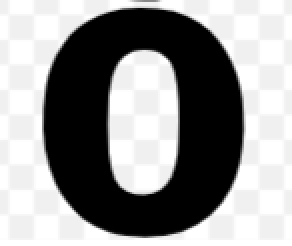
#> input picture Handwritten_Digit_Recognizer/pictures/correct_predictions/second set 0.png, 146 x 123 px (shown 2 times larger)
$ python -i preprocessing.py   (imports and definitions only)
#> lines starting #> are read from the running program, lines starting #| are printed output that depends on the picture; after the words box and inside, x2 and y2 are one past the last pixel; in counts of white or black regions, pixels touching at a corner belong together
from PIL import Image
import numpy as np
import cv2

def preprocess_image(image_file):
    """
    Loads the image file, resizes it to 28x28 pixels,
    converts it to grayscale, and normalizes pixel values.
    """
    print(f"Loading image: {image_file}")
    img = Image.open(image_file).convert('L')
    img = img.resize((28, 28), Image.Resampling.LANCZOS)
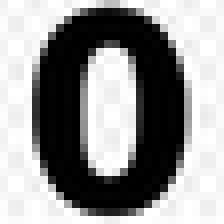
#> img: PIL image 28x28 L (shown 8 times larger); min 0, max 255, mean 148.8
    print("Image loaded and resized to 28x28 pixels.")

    img_array = np.array(img)
    thresh = cv2.adaptiveThreshold(img_array, 255, cv2.ADAPTIVE_THRESH_MEAN_C, cv2.THRESH_BINARY, 15, -2)
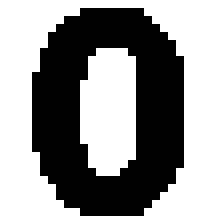
#> thresh: shape (28, 28) (shown 8 times larger); 58.8% white; 1 black region, box (x1, y1, x2, y2) and area: (4, 1, 23, 27) 323
    img = Image.fromarray(thresh)

    img_array = np.array(img)
    img_array = img_array / 255.0
    img_data = np.expand_dims(img_array, axis=0)

    print("Pixel values normalized.")

    return img_data

>>> result = preprocess_image('pictures/correct_predictions/second set 0.png')

$ run again, on Handwritten_Digit_Recognizer/pictures/correct_predictions/second set 3.png
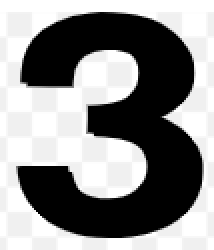
#> input picture Handwritten_Digit_Recognizer/pictures/correct_predictions/second set 3.png, 107 x 125 px (shown 2 times larger)
#> in preprocess_image, `img = img.resize((28, 28), Image.Resampling.LANCZOS)`:
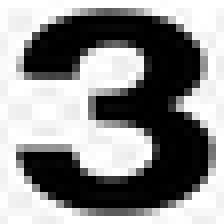
#> img: PIL image 28x28 L (shown 8 times larger); min 0, max 255, mean 141.2
#> in preprocess_image, `thresh = cv2.adaptiveThreshold(img_array, 255, cv2.ADAPTIVE_THRESH_MEA..`:
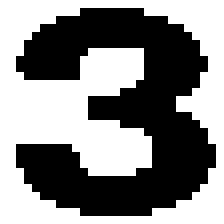
#> thresh: shape (28, 28) (shown 8 times larger); 52.7% white; 1 black region, box (x1, y1, x2, y2) and area: (2, 1, 27, 27) 371
